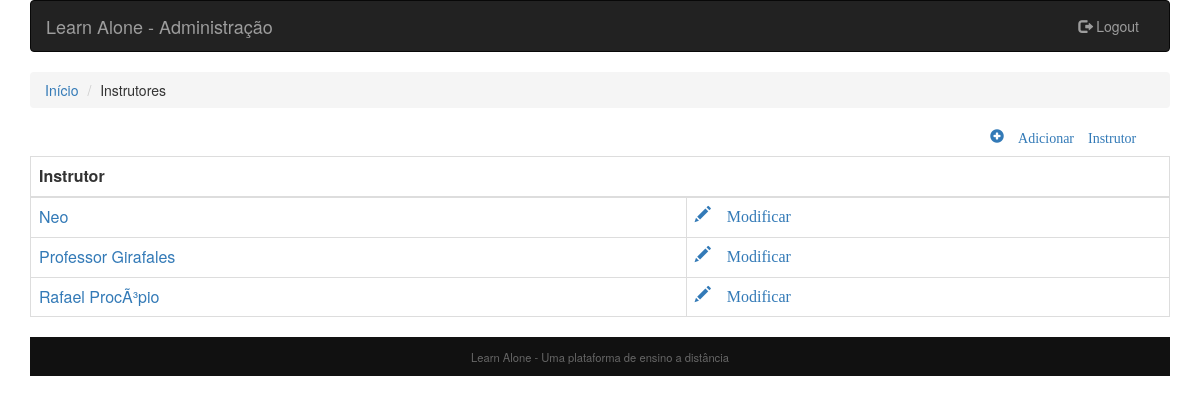
The page /admin/modificar_instrutor.php (signed in) on the database its author committed.
### tables this page shows
CREATE TABLE `instrutor` (
  `id` int(11) NOT NULL,
  `nome` varchar(45) NOT NULL
);

### admin/utils.php (called while the page is built, shortened)
<?php
function get_instrutores(){
    try{
        $conexao = conn_mysql();
        $SQLSelect = 'SELECT * FROM instrutor order by nome';
        $operacao = $conexao->prepare($SQLSelect);
        $operacao->execute();
        $resultados = $operacao->fetchAll(PDO::FETCH_ASSOC);
        return $resultados;
    }
    catch(PDOException $excep){
        echo "Erro!: " . $excep->getMessage() . "\n";
        $conexao=null;
        die();
    }
}
?>

### admin/modificar_instrutor.php (the view, shortened to what this page needs)
<?php
include_once("../core/templates/cabecalho_adm.php");
include_once("utils.php");
$instrutores = get_instrutores();
?>
<div class="col-sm-14">
    <ul class="breadcrumb">
        <li><a href="./admin.php">Início</a></li>
        <li>Instrutores</li>
    </ul>
</div>
<div class="row">
    <div class="col-sm-offset-10">
        <a href="./adicionar_instrutor.php"><span class="glyphicon glyphicon-plus-sign"> Adicionar Instrutor</span></a>
    </div>
</div>
<table border="1" class="table table-bordered">
    <thead>
      <tr>
        <th colspan="3">Instrutor</th>
      </tr>
    </thead>
    <tbody>
        <?php
            if($instrutores){
                foreach ($instrutores as $instrutor){
        ?>
        <tr>
            <td colspan="2"><a href="./instrutor_edit.php?instrutor=<?php echo utf8_decode($instrutor['id']); ?>"> <?php echo utf8_decode($instrutor['nome']);?></a></td>
            <td><a href="./instrutor_edit.php?instrutor=<?php echo utf8_decode($instrutor['id']); ?>"><span class="glyphicon glyphicon-pencil"> Modificar</span></a></td>
        </tr>
        <?php
                }
            }
        ?>
    </tbody>
</table>
<?php
    include_once("../core/templates/rodape.php");
?>

### core/css/styles.css (style rules this page uses)
* { -webkit-box-sizing: border-box; -moz-box-sizing: border-box; box-sizing: border-box; }
.row { margin: 1em auto 1em; }
td, th { text-align: left; padding: 8px; }

### rows shown on the page
instrutor: nome "Neo"
instrutor: nome "Professor Girafales"
instrutor: nome "Rafael ProcÃ³pio"
